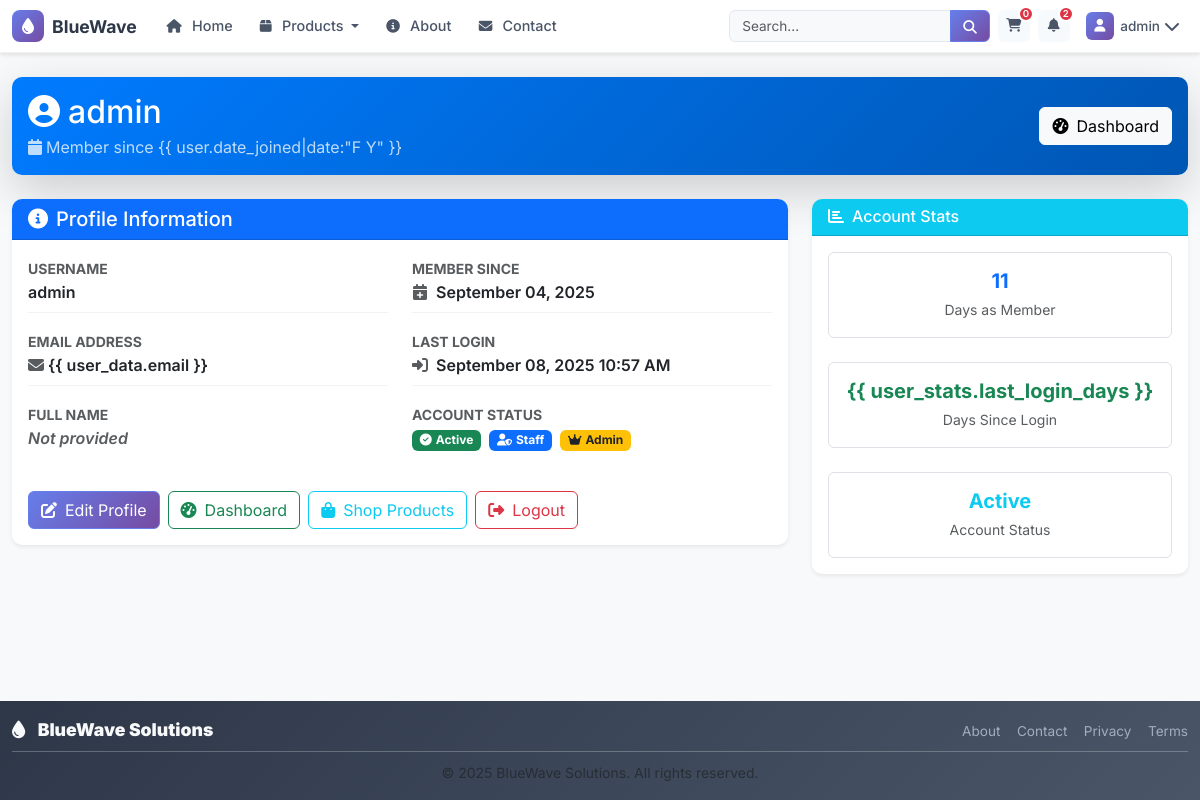
Page /accounts/profile/ (signed in) on the earlier database version.
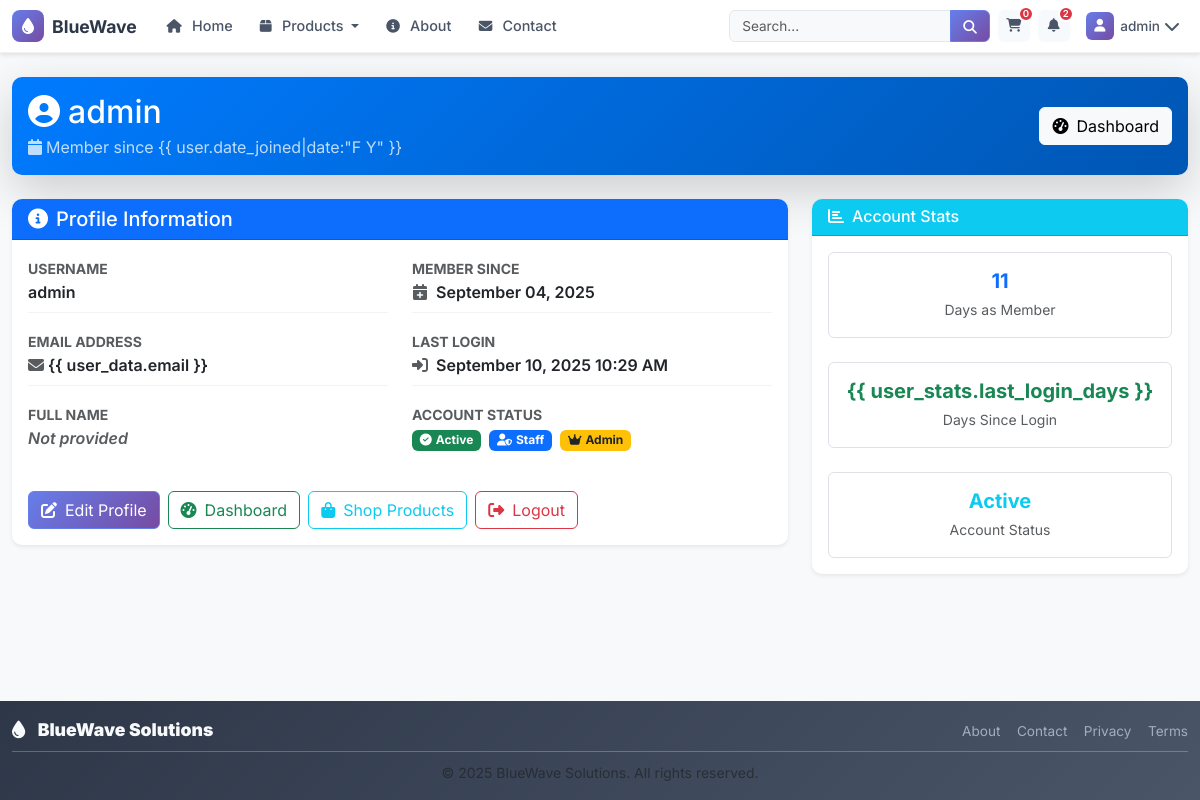
Same page on the later database version.
### accounts/models.py (models this page shows, shortened)
class CustomUser(AbstractUser):
    email = models.EmailField(
        verbose_name="email address",
        unique=True,
        help_text="Required. Enter a valid email address."
    )
    groups = models.ManyToManyField(
        Group,
        verbose_name="groups",
        blank=True,
        help_text="The groups this user belongs to.",
        related_name="customuser_set",
        related_query_name="customuser",
    )
    user_permissions = models.ManyToManyField(
        Permission,
        verbose_name="user permissions",
        blank=True,
        help_text="Specific permissions for this user.",
        related_name="customuser_permissions_set",
        related_query_name="customuser_permission",
    )
    USERNAME_FIELD = 'email'
    REQUIRED_FIELDS = ['username']  # Required when creating superuser via createsuperuser
    class Meta:
        verbose_name = "User"
        verbose_name_plural = "Users"

### accounts/views.py (the view)
# urls.py: path("profile/", views.profile_page, name="profile_page"),
@login_required
def profile_page(request):
    user = request.user
    user_stats = {
        'days_since_joined': (timezone.now().date() - user.date_joined.date()).days,
        'last_login_days': (timezone.now().date() - user.last_login.date()).days if user.last_login else None,
        'is_staff': user.is_staff,
        'is_superuser': user.is_superuser,
    }
    user_data = {
        'username': user.username,
        'email': user.email,
        'first_name': user.first_name,
        'last_name': user.last_name,
        'full_name': user.get_full_name() or user.username,
        'id': user.id,
        'date_joined': user.date_joined,
        'last_login': user.last_login,
    }
    context = {
        'user_data': user_data,
        'user_stats': user_stats,
        'page_title': f'Profile - {user.username}'
    }
    return render(request, "accounts/profile.html", context)

### templates/accounts/profile.html (shortened to what the changed rows need)
{% extends "base.html" %}
{% load static %}
{% block content %}
<div class="container mt-4">
  <div class="row mb-4">
    <div class="col-12">
      <div class="card bg-gradient-primary text-white shadow-lg">
        <div class="card-body">
          <div class="row align-items-center">
            <div class="col-md-8">
              <h2 class="mb-1">
                <i class="fas fa-user-circle me-2"></i>{{ user_data.full_name }}
              </h2>
              <p class="mb-0 opacity-75">
                <i class="fas fa-calendar me-1"></i>Member since {{
                user.date_joined|date:"F Y" }}
              </p>
            </div>
          </div>
        </div>
      </div>
    </div>
  </div>
  <div class="row">
    <div class="col-lg-8 mb-4">
      <div class="card shadow-sm">
        <div class="card-body">
          <div class="row">
            <div class="col-md-6">
              <div class="profile-info">
                <div class="info-item mb-3">
                  <label class="fw-bold text-muted small">USERNAME</label>
                  <div class="fw-semibold">{{ user_data.username }}</div>
                </div>
              </div>
            </div>
            <div class="col-md-6">
              <div class="account-details">
                <div class="info-item mb-3">
                  <label class="fw-bold text-muted small">MEMBER SINCE</label>
                  <div class="fw-semibold">
                    <i class="fas fa-calendar-plus me-1 text-muted"></i>
                    {{ user_data.date_joined|date:"F d, Y" }}
                  </div>
                </div>
                <div class="info-item mb-3">
                  <label class="fw-bold text-muted small">LAST LOGIN</label>
                  <div class="fw-semibold">
                    {% if user_data.last_login %}
                    <i class="fas fa-sign-in-alt me-1 text-muted"></i>
                    {{ user_data.last_login|date:"F d, Y g:i A" }} {% else %}
                    <span class="text-muted fst-italic"
                      >Never logged in before</span
                    >
                    {% endif %}
                  </div>
                </div>
              </div>
            </div>
          </div>
        </div>
      </div>
    </div>
  </div>
</div>
{% endblock %}

### templates/base.html (shortened to what the changed rows need)
{% load static %}
<!DOCTYPE html>
<html lang="en">
  <head>
    <link
      href="https://cdn.jsdelivr.net/npm/bootstrap@5.3.2/dist/css/bootstrap.min.css"
      rel="stylesheet"
    />
    <link
      rel="stylesheet"
      href="https://cdnjs.cloudflare.com/ajax/libs/font-awesome/6.4.0/css/all.min.css"
    />
    <link rel="stylesheet" href="{% static 'css/auth.css' %}" />
  </head>
  <body class="d-flex flex-column min-vh-100">
    <nav
      class="navbar navbar-expand-lg navbar-light bg-white shadow-sm sticky-top"
    >
      <div class="container">
        <div class="collapse navbar-collapse" id="navbarNav">
          <div class="user-actions d-flex align-items-center">
            {% if user.is_authenticated %}
            <a
              href="{% url 'cart:cart_detail' %}"
              class="nav-icon-link me-2"
              title="Shopping Cart"
            >
              <i class="fas fa-shopping-cart"></i>
              <span class="icon-badge" id="cart-count">0</span>
            </a>
            <div class="dropdown me-2">
              <a
                href="#"
                class="nav-icon-link"
                data-bs-toggle="dropdown"
                title="Notifications"
                aria-expanded="false"
              >
                <i class="fas fa-bell"></i>
                <span class="icon-badge">2</span>
              </a>
            </div>
            <div class="dropdown">
              <a
                href="#"
                class="user-dropdown-toggle"
                data-bs-toggle="dropdown"
                title="Account Menu"
                aria-expanded="false"
              >
                <div class="user-avatar">
                  <i class="fas fa-user"></i>
                </div>
                <span class="user-name d-none d-lg-inline"
                  >{{ user.get_full_name|default:user.username }}</span
                >
                <i class="fas fa-chevron-down ms-1 d-none d-lg-inline"></i>
              </a>
            </div>
            {% endif %}
          </div>
        </div>
      </div>
    </nav>
    <main class="flex-fill">
       {% block content %}{% endblock %}
    </main>
  </body>
</html>

Differences in the rows shown:
changed CustomUser "admin": last_login "September 08, 2025 10:57 AM" → "September 10, 2025 10:29 AM"
